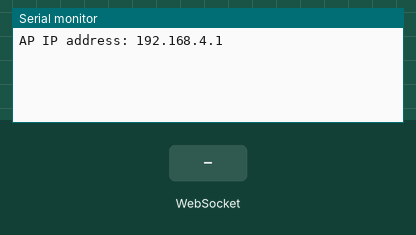
A program run on a simulated ESP32. Shown: the last lines printed to the serial monitor. Inputs (shaded band) come from the test bench. Storage starts empty.

Above: at 1.2 s.
1.3 s: WebSocket text "1" received
At 1.7 s:
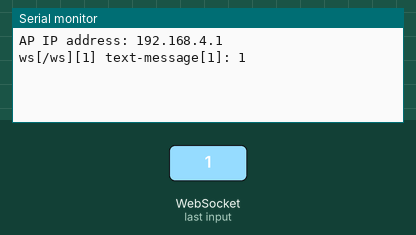
2.8 s: WebSocket text "0" received
At 4.0 s:
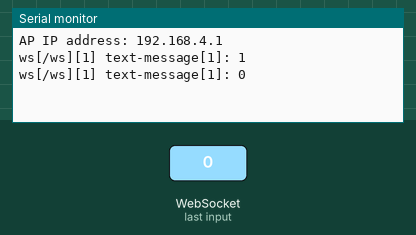
4.3 s: WebSocket text "2" received
At 5.2 s:
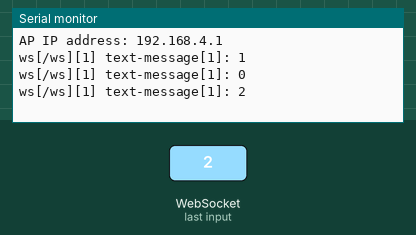

The program:

main.cpp
```cpp
#include <Arduino.h>
#include <ESPAsyncWebServer.h>
#include <FS.h>
#include <SPIFFS.h>
#include <WiFi.h>

#define SSID "ESP32-Demo"
// #define PASSWD "12345678"

AsyncWebServer server(80);
AsyncWebSocket ws("/ws");

void onEvent(AsyncWebSocket *server, AsyncWebSocketClient *client,
             AwsEventType type, void *arg, uint8_t *data, size_t len) {
  if (type == WS_EVT_DATA) {
    AwsFrameInfo *info = (AwsFrameInfo *)arg;
    if (info->final && info->index == 0 && info->len == len) {
      // the whole message is in a single frame and we got all of it's data
      Serial.printf("ws[%s][%u] %s-message[%llu]: ", server->url(),
                    client->id(), (info->opcode == WS_TEXT) ? "text" : "binary",
                    info->len);
      if (info->opcode == WS_TEXT) {
        data[len] = 0;
        Serial.printf("%s\r\n", (char *)data);
        ws.textAll(data, len);
      }
    }
  }
}

void setup() {
  // put your setup code here, to run once:
  Serial.begin(115200);
  WiFi.mode(WIFI_AP);
  WiFi.softAP(SSID);

  IPAddress IP = WiFi.softAPIP();
  Serial.print("AP IP address: ");
  Serial.println(IP);

  if (!SPIFFS.begin(true)) {
    Serial.println("Formatting SPIFFS...");
  }

  ws.onEvent(onEvent);

  server.serveStatic("/", SPIFFS, "/")
      .setDefaultFile("index.html")
      .setCacheControl("max-age=600");

  server.addHandler(&ws);

  DefaultHeaders::Instance().addHeader("Access-Control-Allow-Origin", "*");
  server.begin();
}

uint64_t startTime = 0;
uint16_t period = 5000;

void loop() {
  ws.cleanupClients();

  if (millis() - startTime > period) {
    startTime = millis();
    float temp = (temperatureRead() - 32.0) / 1.8;
    String t = String("T:") + String(temp);
    ws.textAll(t);
  }
}
```

Measured:
- after the input at 1.3 s, the serial monitor: prints a new line at once (image 1)
- after the input at 2.8 s, the serial monitor: prints a new line at once (image 2)
- after the input at 4.3 s, the serial monitor: prints a new line at once (image 3)
